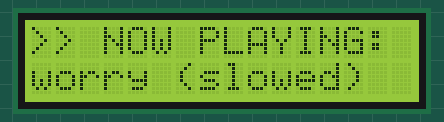
Simulated run of this sketch. Board: Arduino Uno, built with avr-gcc and run on an emulated ATmega328P. Parts: 16×2 character LCD.

Above: at 0.1 s.
At 5.8 s:
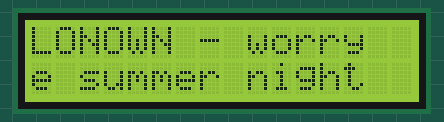
At 9.8 s:
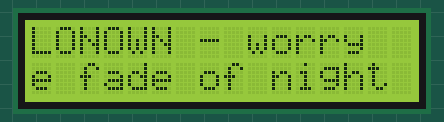
At 14.9 s:
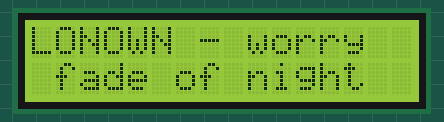
At 25.5 s:
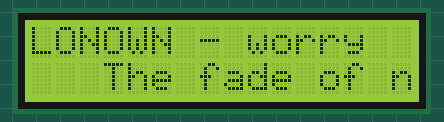
At 35.2 s:
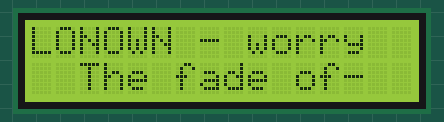

The sketch:

worry.ino
```cpp
#include <Wire.h>
#include <LiquidCrystal_I2C.h>

// Set the LCD address to 0x27 or 0x3F for a 16x2 display
LiquidCrystal_I2C lcd(0x27, 16, 2);

void setup() {
  lcd.init();          // Initialize the LCD
  lcd.backlight();     // Turn on the backlight
}

void loop() {
  // --- Track Intro Banner ---
  lcd.setCursor(0, 0);
  lcd.print(">> NOW PLAYING: ");
  lcd.setCursor(0, 1);
  lcd.print("worry (slowed)  ");
  delay(3500); // Intro screen holds for 3.5 seconds
  lcd.clear();

  // --- Static Header for the Loop ---
  lcd.setCursor(0, 0);
  lcd.print("LONOWN - worry  ");

  // --- Line 1 ---
  String lyric1 = "   One summer night   ";
  scrollText(1, lyric1, 400); // Balanced speed (600ms per character shift)
  delay(1000); // 1.5-second pause after line finishes scrolling

  // --- Line 2 ---
  String lyric2 = "   The fade of night   ";
  scrollText(1, lyric2, 500);
  delay(1000);

  // --- Line 3 ---
  String lyric3 = "   The fade of night   ";
  scrollText(1, lyric3, 500);
  delay(1000);

  // --- Line 4 ---
  String lyric4 = "   The fade of-   ";
  scrollText(1, lyric4, 500);
  delay(1000); // 2-second pause on the final trailing line

  // Clear everything before starting the loop over again
  lcd.clear();
}

// Scrolling function for the second row
void scrollText(int row, String text, int delayTime) {
  for (int i = 0; i < text.length() - 16; i++) {
    lcd.setCursor(0, row);
    lcd.print(text.substring(i, i + 16));
    delay(delayTime); // Controls the shifting tempo
  }
}
```

Measured:
- what the display in image 1 shows lasts 1.4 s, from 5.7 s to 7.1 s
- what the display in image 2 shows lasts 0.5 s, from 9.7 s to 10.2 s
- what the display in image 3 shows lasts 1.5 s, from 14.8 s to 16.3 s
